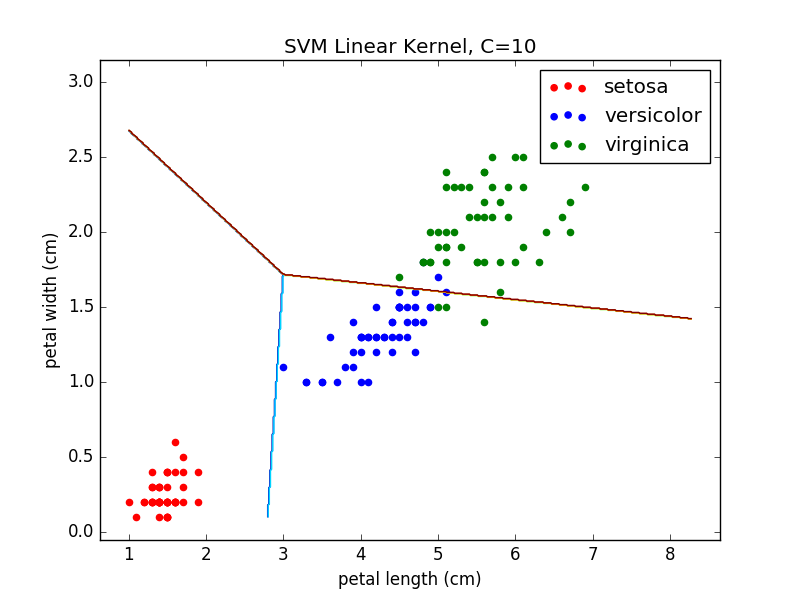

Write Python code to recreate this figure.
import numpy as np
import matplotlib.pyplot as plt
from sklearn import svm
from sklearn import cross_validation
from sklearn import grid_search
from sklearn import datasets
import time

if __name__ == '__main__':
	_data = datasets.load_iris()
	_X = _data.data[:,2:4]
	_y = _data.target
	_X_names = _data.feature_names[2:4]
	_y_names = _data.target_names
	print 'X:', _X.shape
	print 'y:', _y.shape
	print 'number of points of dataset:', _X.shape[0]
	print 'number of dimension:', _X.shape[1]
	
	_time_start = time.time()
	_C_list = [1000000, 100000, 10000, 1000, 100, 10, 1, 0.1, 0.01, 0.001]
	#_param_grid = {'C':_C_list, 'gamma':_gamma_list}
	_param_grid = {'C':_C_list}
	_kfold = cross_validation.KFold(len(_X), n_folds=10)
	_grid = grid_search.GridSearchCV(svm.LinearSVC(), param_grid=_param_grid, cv=_kfold, verbose=2, n_jobs=4)
	_grid.fit(_X, _y)
	print 'Best Score='+str(_grid.best_score_)+', Best Parm='+str(_grid.best_params_)
	_C_maxAccuracy = _grid.best_params_['C']
	_model = _grid.best_estimator_ 
	_time_end = time.time()
	print 'time for learning', (_time_end-_time_start)

	_num_of_graph = len(_X_names) * (len(_X_names) -1) /2
	_num_of_col_graph = 3
	_num_of_row_graph = (_num_of_graph+_num_of_col_graph-1)/_num_of_col_graph
	_index = 1
	_colors = ['red', 'blue', 'green']
	for _y_axis in range(1,len(_X_names)):
		for _x_axis in range(_y_axis):
			#plt.subplot(_num_of_row_graph, _num_of_col_graph, _index)
			for _label_index in range(len(_y_names)):
				plt.scatter(_X[_y==_label_index, _x_axis], _X[_y==_label_index, _y_axis], label=_y_names[_label_index], color=_colors[_label_index])
			_xp = np.linspace(min(_X[:, _x_axis]), max(_X[:, _x_axis])*1.2,500)
			_yp = np.linspace(min(_X[:, _y_axis]), max(_X[:, _y_axis])*1.2,500)
			_Xmg, _Ymg = np.meshgrid(_xp, _yp)
			_XX = np.hstack( ( _Xmg.ravel().reshape(-1,1), _Ymg.ravel().reshape(-1,1) ) )
			_Z = _model.predict(_XX)
			_Z = _Z.reshape(_Xmg.shape)
			plt.contour(_Xmg, _Ymg, _Z, label='DB')
			plt.xlabel(_X_names[_x_axis])
			plt.ylabel(_X_names[_y_axis])
			plt.title('SVM Linear Kernel, C='+str(_C_maxAccuracy))
			plt.legend()
			_index = _index + 1
	plt.show()
